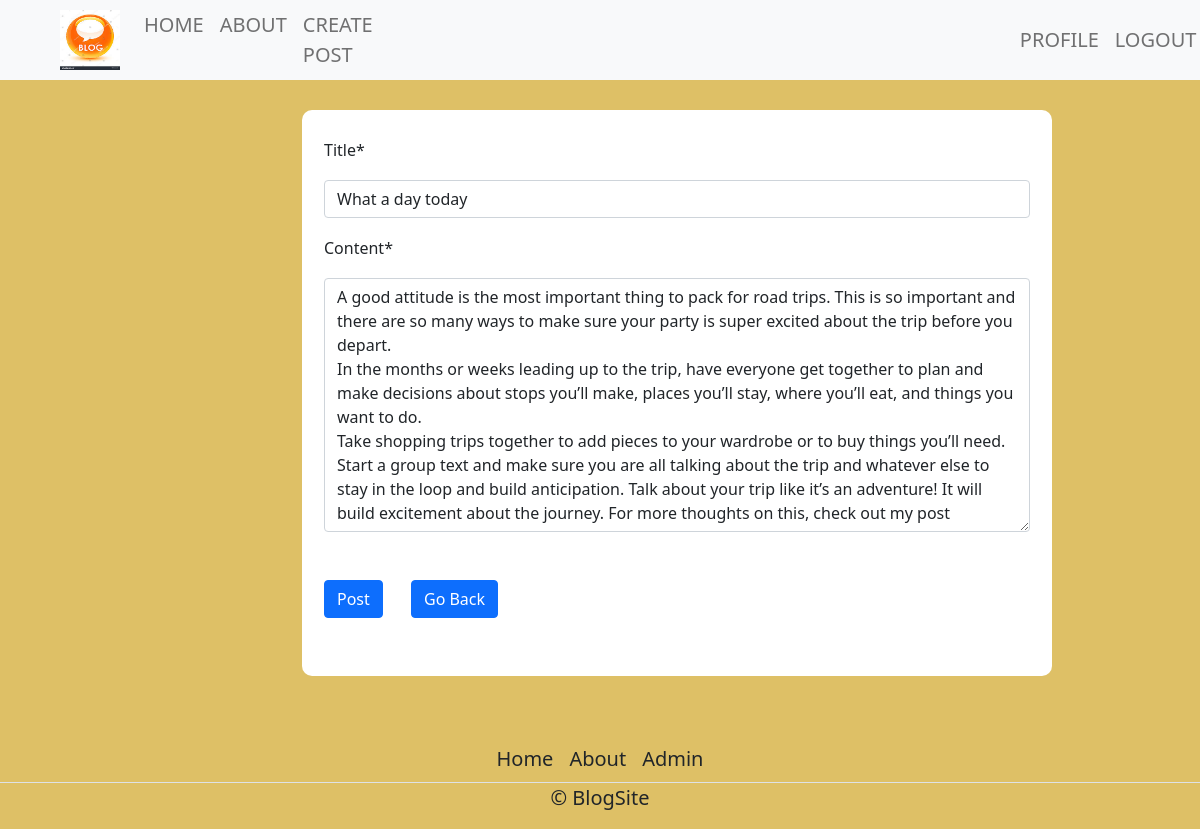
The app's page /post/6/update (signed in) with its own data.
### blog/models.py (models this page shows, shortened)
class Post(models.Model):
    author = models.ForeignKey(User, on_delete=models.CASCADE)
    title = models.CharField(max_length=200)
    content = models.TextField()
    date_posted = models.DateTimeField(default=timezone.now)

### blog/views.py (the view, shortened to what this page needs)
# urls.py: path('post/<int:pk>/update', PostUpdateView.as_view(), name='blog-update'),
class PostUpdateView(LoginRequiredMixin, UserPassesTestMixin, UpdateView):
    model = Post
    fields = ['title', 'content']
    def test_func(self):
        post = self.get_object()
        if self.request.user == post.author:
            return True
        return False

### blog/templates/blog/post_form.html (shortened to what this page needs)
{% extends 'blog/base.html' %}
{% load crispy_forms_tags %}
{% block content %}
    <div class="prof" style="width:750px;margin-left:260px;">
        <form class="container" style="line-height:60px" action="" method="post">
            {{ form|crispy }}
            <button type="submit" class="btn btn-primary mt-5 mb-5">Post</button>
            <a href="/" class="btn btn-primary ms-4">Go Back</a>
        </form>
    </div>
{% endblock content %}

### blog/static/blog/main.css (style rules this page uses)
.prof { padding:10px; width:100%; height:60%; background-color:white; border-radius:10px; }

### blog/templates/blog/base.html (style rules this page uses)
body { background-color:rgba(200,150,0,0.6); }

### records on screen
Post: title "What a day today", content "A good attitude is the most important thing to pack for road trips. This is so important and there are so many ways to make sure your party is super excited about the trip before you depart. In the months or weeks leading up to the trip, have everyone get together to plan and make decisions about stops you’ll make, places you’ll stay, where you’ll eat, and things you want to do. Take shopping trips together to add pieces to your wardrobe or to buy things you’ll need. Start a group text and make sure you are all talking about the trip and whatever else to stay in the loop and build anticipation. Talk about your trip like it’s an adventure! It will build excitement about the journey. For more…"
